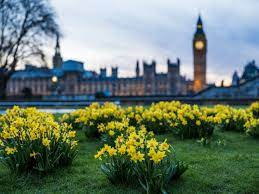
#> input picture Foreground_detection/wallpapers/big_ben.jpg, 259 x 194 px, found by its file name
$ python foreground_detection.py
#> lines starting #> are read from the running program, lines starting #| are printed output that depends on the picture
import numpy as np
import cv2
from matplotlib import pyplot as plt

#img = cv2.imread('wallpapers/big_ben.jpg')
img = cv2.imread('./Foreground_Detection/wallpapers/big_ben.jpg')
#> img is the input picture: shape (194, 259, 3); mean B, G, R 109.6, 124, 107.6

mask = np.zeros(img.shape[:2],np.uint8)

bgdModel = np.zeros((1,65),np.float64)
fgdModel = np.zeros((1,65),np.float64)

rect = (161,79,150,150)

cv2.grabCut(img,mask,rect,bgdModel,fgdModel,5,cv2.GC_INIT_WITH_RECT)
mask2 = np.where((mask==2)|(mask==0),0,1).astype('uint8')
img = img*mask2[:,:,np.newaxis]
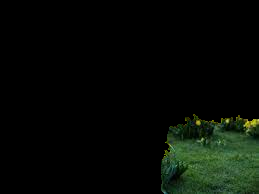
#> img: shape (194, 259, 3); mean B, G, R 5.3, 10.5, 6.2

plt.imshow(img)
plt.colorbar()
plt.show()
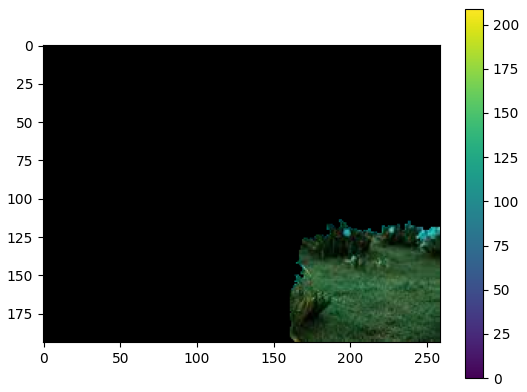
#> figure drawn by matplotlib, 2 panels; B, G, R data is drawn as R, G, B

$ run again, with Foreground_detection/wallpapers/England.jpg copied over Foreground_detection/wallpapers/big_ben.jpg
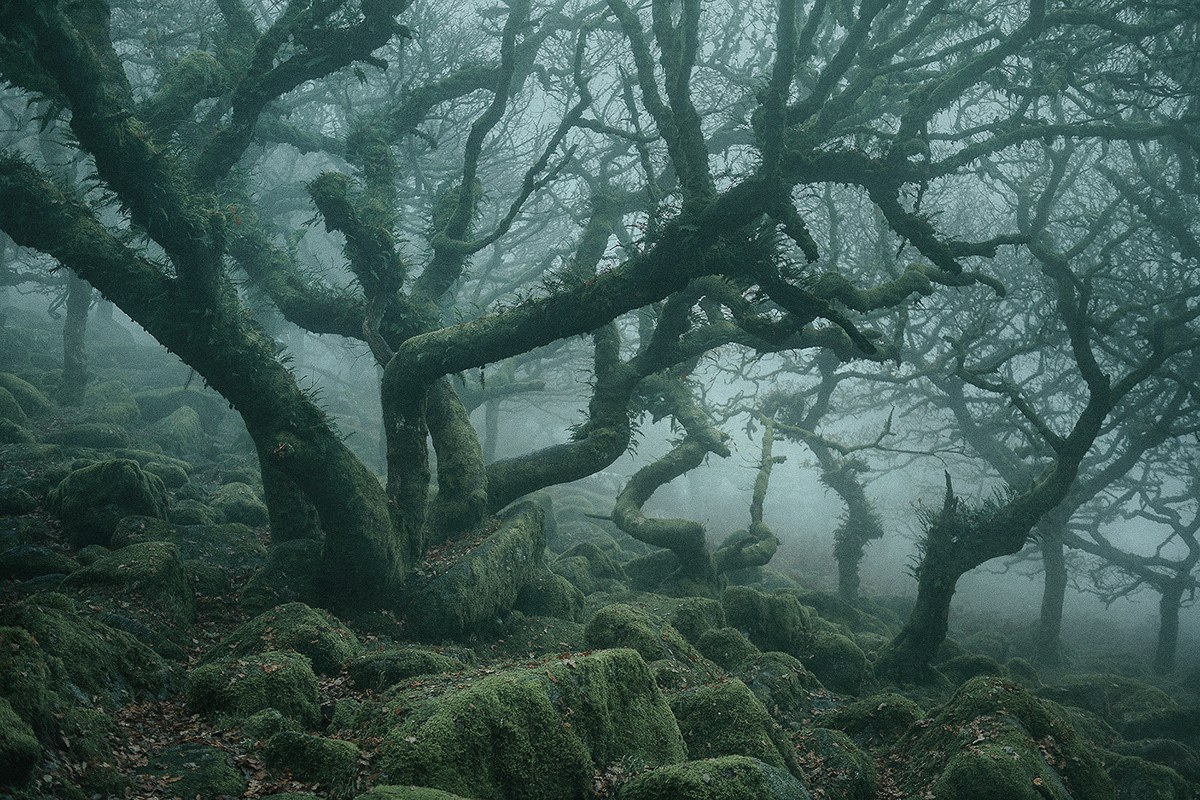
#> input picture Foreground_detection/wallpapers/England.jpg, 1200 x 800 px, found by its file name
#> img is the input picture: shape (800, 1200, 3); mean B, G, R 86, 90.9, 64
#> img: shape (800, 1200, 3); every value is 0
#> `plt.show()`:
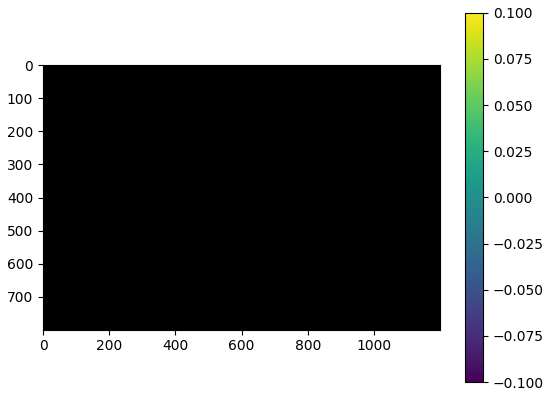
#> figure drawn by matplotlib, 2 panels

$ run again, with Foreground_detection/wallpapers/Poland.jpg copied over Foreground_detection/wallpapers/big_ben.jpg
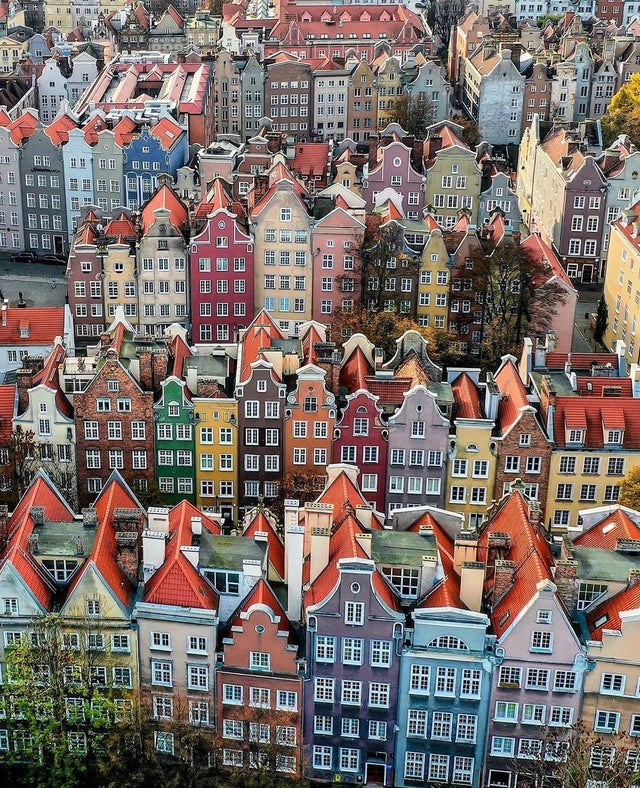
#> input picture Foreground_detection/wallpapers/Poland.jpg, 640 x 788 px, found by its file name
#> img is the input picture: shape (788, 640, 3); mean B, G, R 105.4, 110, 121.7
#> img: shape (788, 640, 3); every value is 0
#> `plt.show()`:
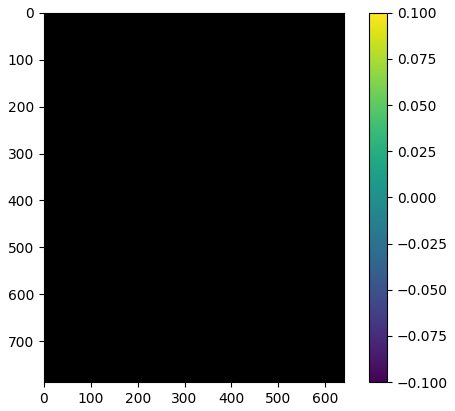
#> figure drawn by matplotlib, 2 panels

$ run again, with Foreground_detection/wallpapers/bridge.jpg copied over Foreground_detection/wallpapers/big_ben.jpg
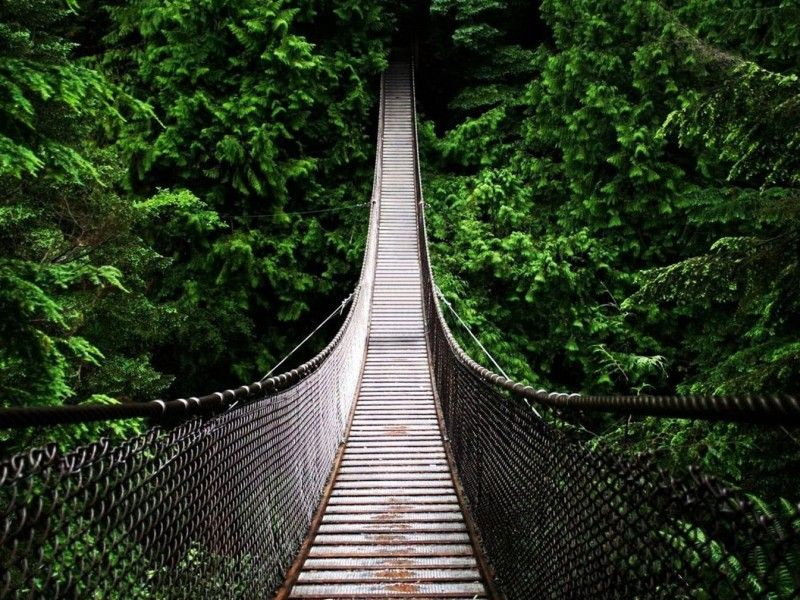
#> input picture Foreground_detection/wallpapers/bridge.jpg, 800 x 600 px, found by its file name
#> img is the input picture: shape (600, 800, 3); mean B, G, R 38.1, 58, 46.1
#> img: shape (600, 800, 3); every value is 0
#> `plt.show()`:
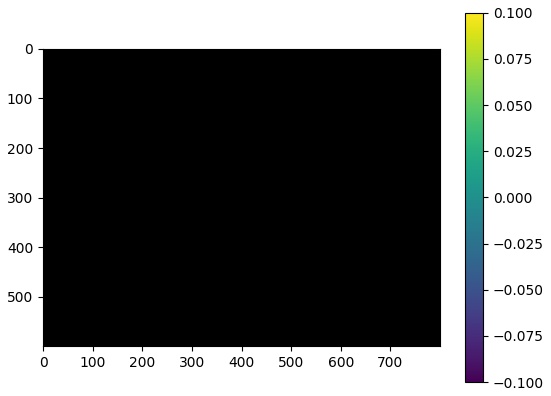
#> figure drawn by matplotlib, 2 panels
